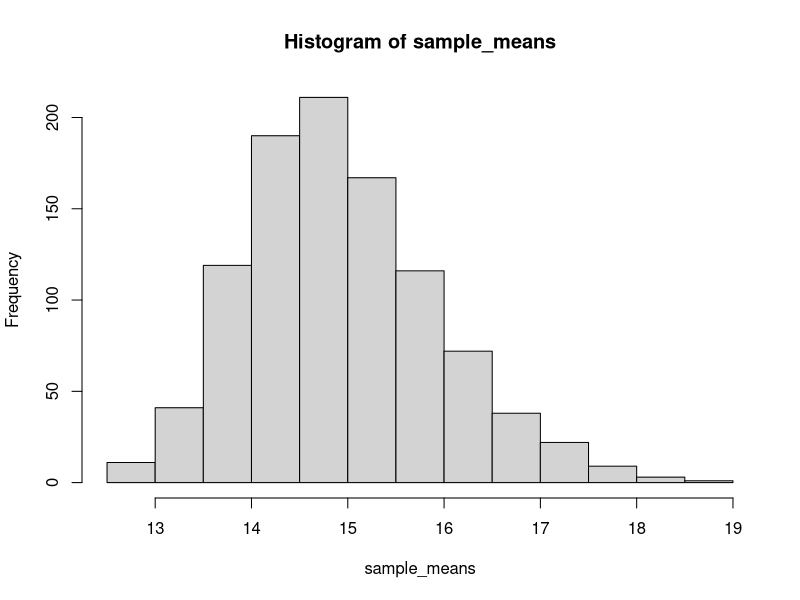
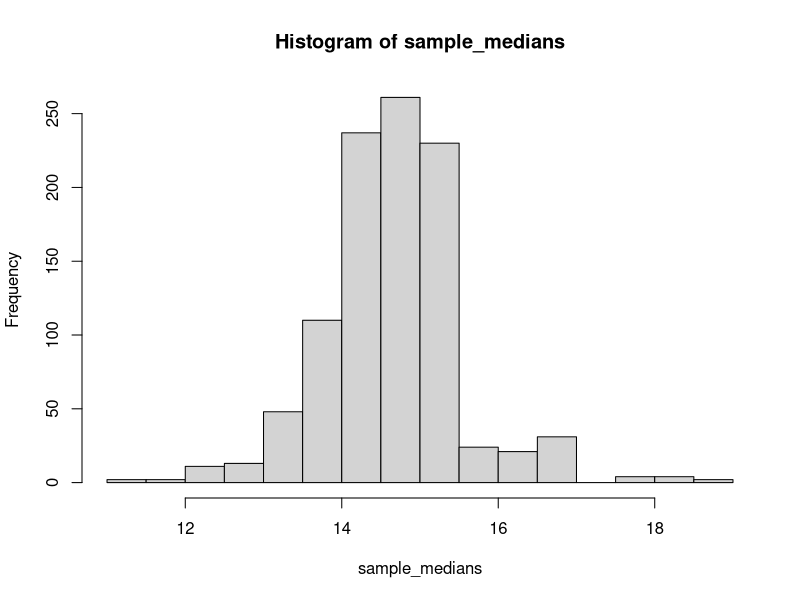
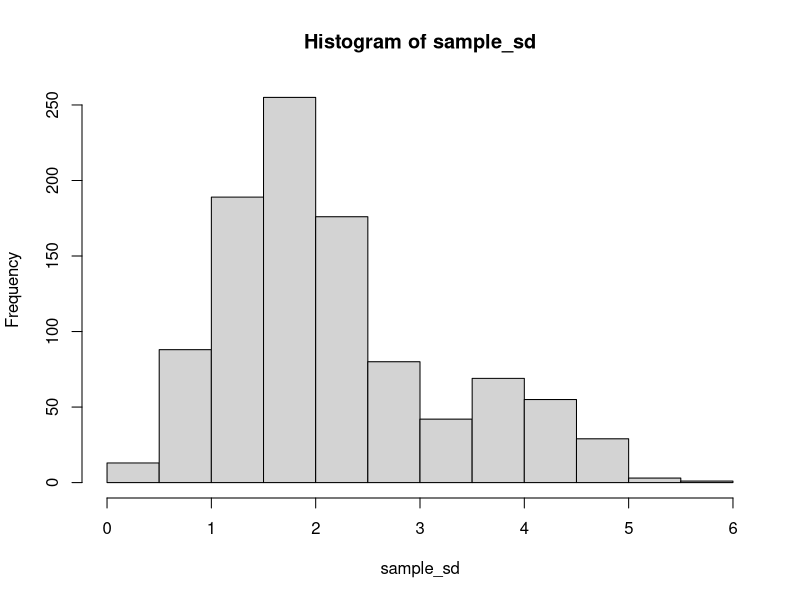
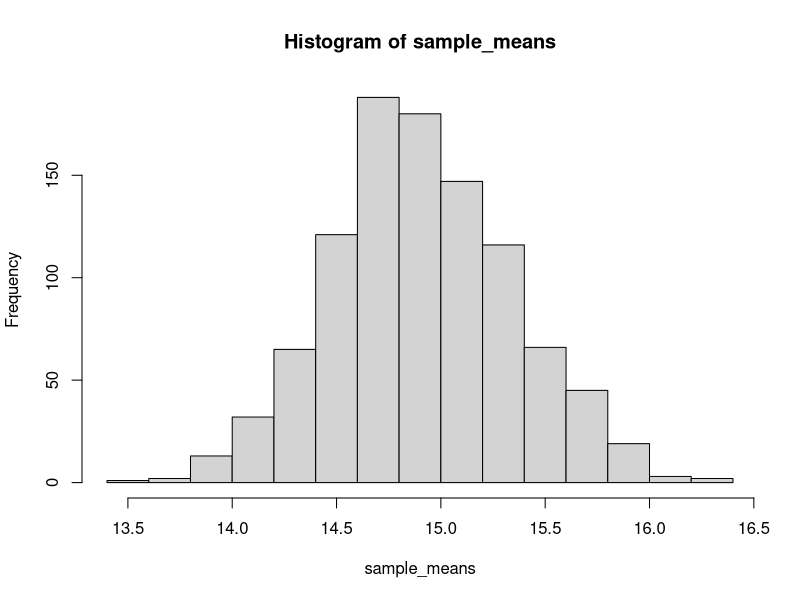
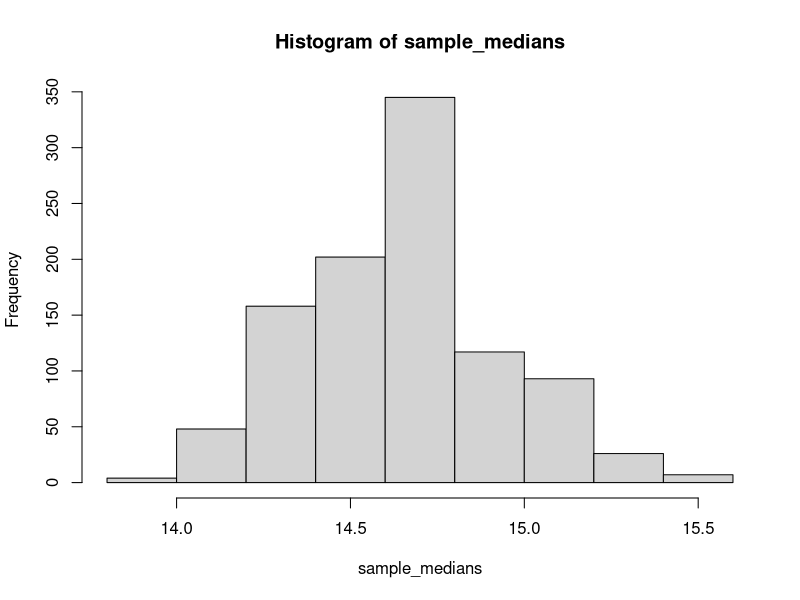
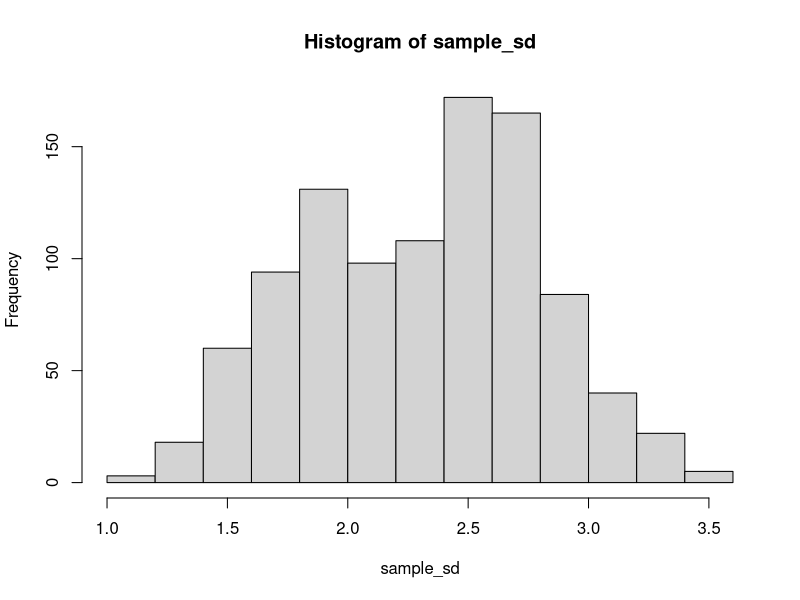
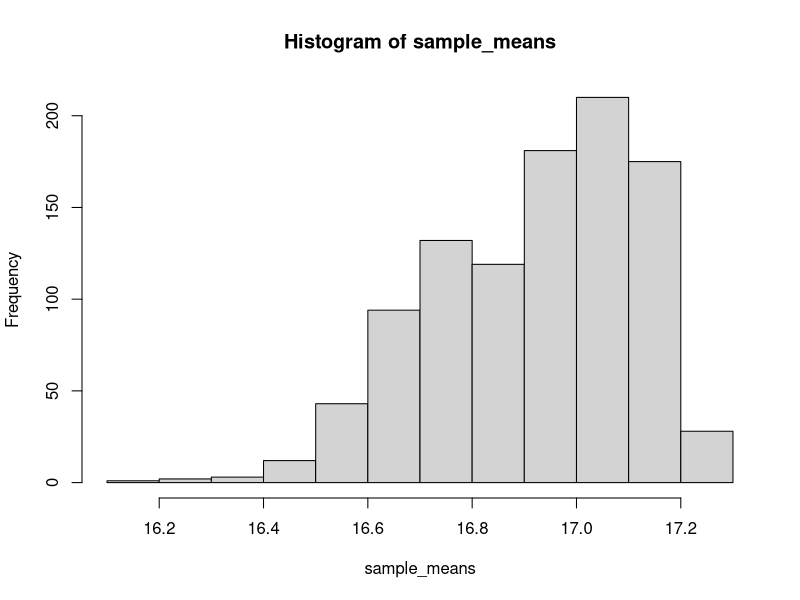

These charts were generated, in order, by the following R code: (Note: this script raises an error after producing the figures.)
dataset <- read.csv("datasets/Eucalyptus1.csv")

# Generate 1000 samples of size n=5 to produce a sampling distribution for the 
# sample mean x
sample_means <- numeric(1000)
sample_medians <- numeric(1000)
sample_sd <- numeric(1000)

for(i in 1:1000){
  sample1 <- sample(dataset$hgt, size = 5, replace = FALSE)
  sample_means[i] <- mean(sample1)  
}
hist(sample_means)

#Sample median

for (i in 1:1000){
  sample1 <- sample(dataset$hgt, size = 5, replace = FALSE)
  sample_medians[i] <- median(sample1)
}
hist(sample_medians)

# sample standard deviation

for (i in 1:1000){
  sample1<- sample(dataset$hgt, size = 5, replace = FALSE)
  sample_sd[i] <- sd(sample1)
}
hist(sample_sd)

# For N = 20
for(i in 1:1000){
  sample1 <- sample(dataset$hgt, size = 20, replace = FALSE)
  sample_means[i] <- mean(sample1)  
}
hist(sample_means)

#Sample median

for (i in 1:1000){
  sample1 <- sample(dataset$hgt, size = 20, replace = FALSE)
  sample_medians[i] <- median(sample1)
}
hist(sample_medians)

# sample standard deviation

for (i in 1:1000){
  sample1<- sample(dataset$hgt, size = 20, replace = FALSE)
  sample_sd[i] <- sd(sample1)
}
hist(sample_sd)

# tree taller than 15
tree_tall_15 <- dataset[dataset$hgt > 15,]
tree_tall_15
for (i in 1:1000){
  sample1 = sample(tree_tall_15$hgt, size = 20, replace = FALSE)
  sample_means[i] <- mean(sample1)
}
hist(sample_means)

# median
for (i in 1:1000){
  sample1 = sample(tree_tall_15$hgt, size = 20, replace = FALSE)
  sample_medians[i] <- medians(sample1)
}
hist(sample_medians)

# standard deviation 
for (i in 1:1000){
  sample1 = sample(tree_tall_15$hgt, size = 20, replace = FALSE)
  sample_sd[i] <- sd(sample1)
}
hist(sample_sd)
